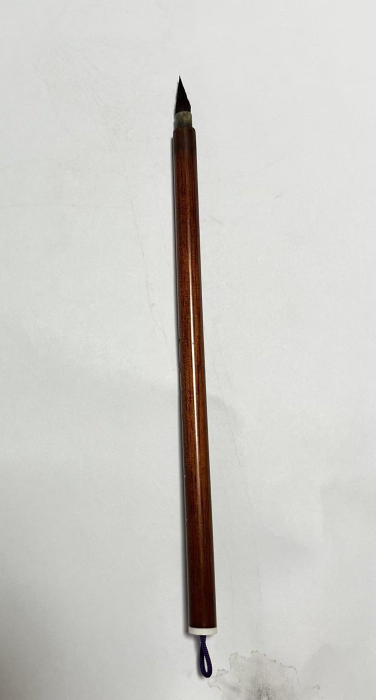
#> input picture assets/zodiac-skill/materials/brush-2-small-red.jpg, 752 x 1400 px, given as the content of the folder ../assets/zodiac-skill/materials/brush-2-small-red.jpg, which was not available (shown at 1/2 size)
$ python make_contact_sheets.py ../assets/zodiac-skill/materials/brush-2-small-red.jpg out.png
#> lines starting #> are read from the running program, lines starting #| are printed output that depends on the picture; pictures that were not available may be replaced by others from this repository, and a replacement may not be noted
from pathlib import Path
from PIL import Image, ImageDraw
import sys

source = Path(sys.argv[1])
output = Path(sys.argv[2])
files = sorted(source.glob("*.jpg"))
per_sheet, columns = 48, 8
thumb_w, thumb_h, label_h = 219, 135, 20
for page, offset in enumerate(range(0, len(files), per_sheet), 1):
    batch = files[offset:offset + per_sheet]
    rows = (len(batch) + columns - 1) // columns
    sheet = Image.new("RGB", (columns * thumb_w, rows * (thumb_h + label_h)), "white")
#> sheet: PIL image 1752x155 RGB; every value is 255
    draw = ImageDraw.Draw(sheet)
    for i, path in enumerate(batch):
        image = Image.open(path).convert("RGB")
#> image is the input picture: PIL image 752x1400 RGB; mean R, G, B 205.1, 203.9, 199.5
        image.thumbnail((thumb_w, thumb_h))
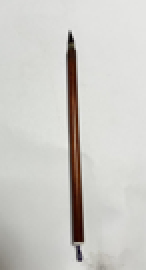
#> image: PIL image 73x135 RGB (shown 2 times larger); mean R, G, B 205.1, 203.8, 199.4
        x = (i % columns) * thumb_w
        y = (i // columns) * (thumb_h + label_h)
        sheet.paste(image, (x, y))
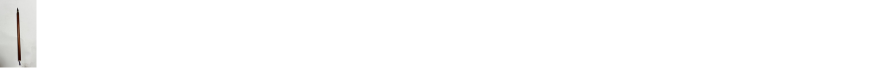
#> sheet: PIL image 1752x155 RGB (shown at 1/2 size); mean R, G, B 253.2, 253.1, 253
        draw.text((x + 4, y + thumb_h + 2), path.stem, fill="black")
    sheet.save(output.with_name(f"{output.stem}-{page}.jpg"), quality=88)
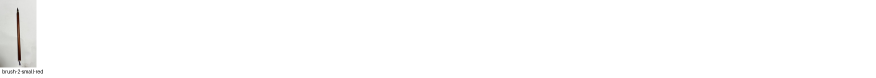
#> saved as out-1.jpg: PIL image 1752x155 RGB (shown at 1/2 size); mean R, G, B 253, 253, 252.8

$ run again, on assets/zodiac-skill/materials/brush-3-small-mixed-hair.jpg
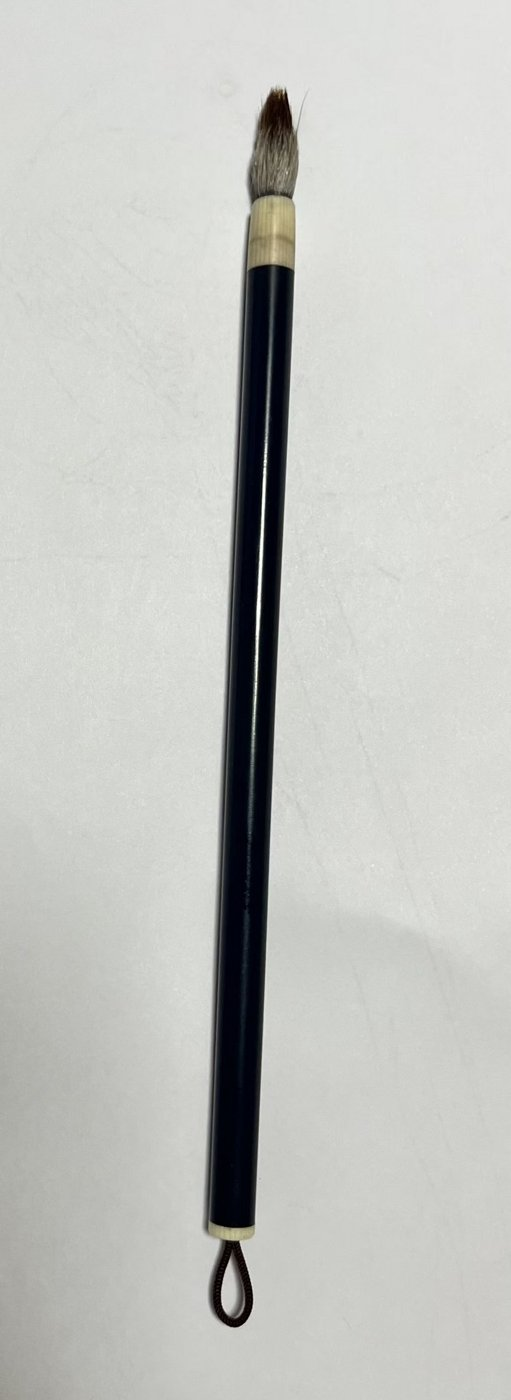
#> input picture assets/zodiac-skill/materials/brush-3-small-mixed-hair.jpg, 511 x 1400 px, given as the content of the folder ./assets/zodiac-skill/materials/brush-3-small-mixed-hair.jpg, which was not available
#> image is the input picture: PIL image 511x1400 RGB; mean R, G, B 195.7, 197, 192.9
#> image: PIL image 49x135 RGB
#> `sheet.paste(image, (x, y))`:
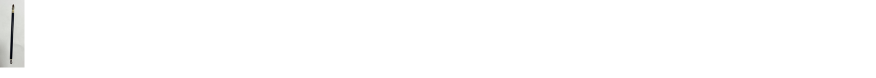
#> sheet: PIL image 1752x155 RGB (shown at 1/2 size); mean R, G, B 253.6, 253.6, 253.5
#> `sheet.save(output.with_name(f"{output.stem}-{page}.jpg"), quality=88)`:
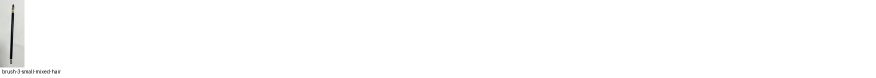
#> saved as out-1.jpg: PIL image 1752x155 RGB (shown at 1/2 size); mean R, G, B 253.3, 253.3, 253.2

$ run again, on assets/zodiac-skill/materials/brush-4-mixed-hair.jpg
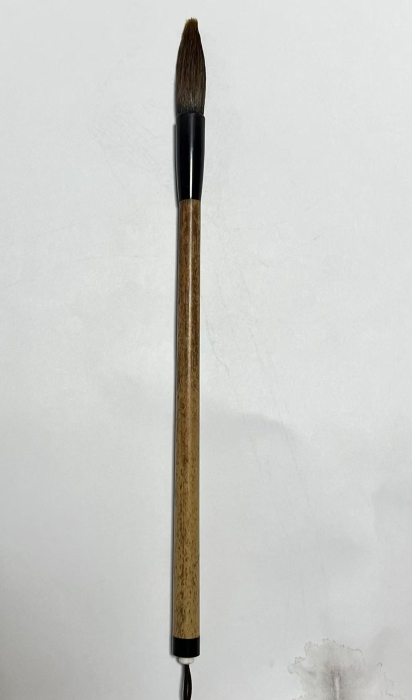
#> input picture assets/zodiac-skill/materials/brush-4-mixed-hair.jpg, 824 x 1400 px, given as the content of the folder ../assets/zodiac-skill/materials/brush-4-mixed-hair.jpg, which was not available (shown at 1/2 size)
#> image is the input picture: PIL image 824x1400 RGB; mean R, G, B 204.5, 205.2, 202.3
#> `image.thumbnail((thumb_w, thumb_h))`:
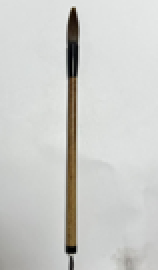
#> image: PIL image 79x135 RGB (shown 2 times larger); mean R, G, B 204.5, 205.2, 202.3
#> `sheet.save(output.with_name(f"{output.stem}-{page}.jpg"), quality=88)`:
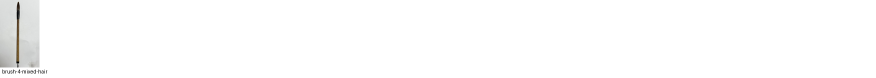
#> saved as out-1.jpg: PIL image 1752x155 RGB (shown at 1/2 size); mean R, G, B 252.8, 252.9, 252.7
